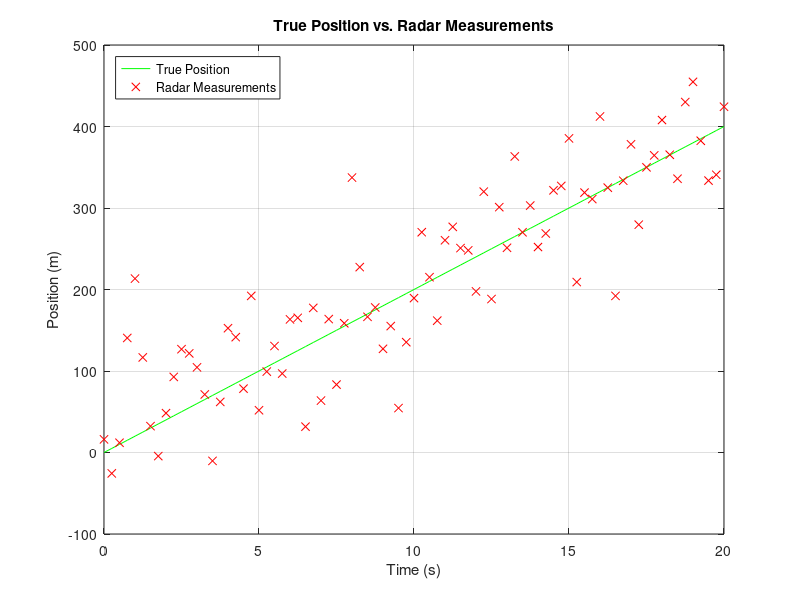
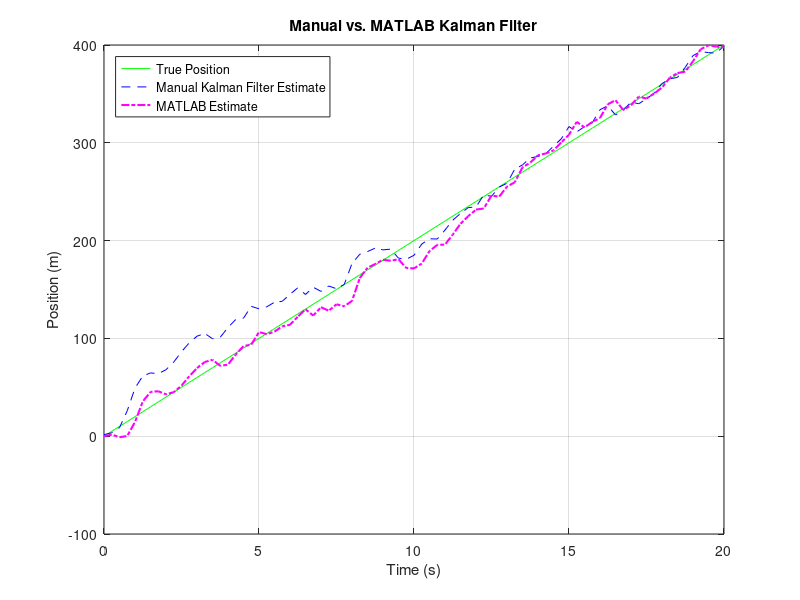
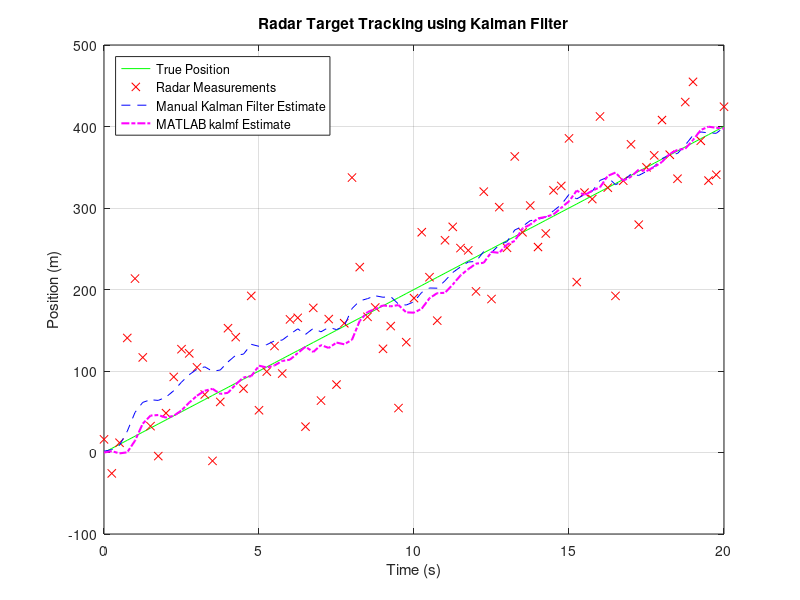

The MATLAB source for these figures, in order:
%% Title: Graduate Project 2 (Radar Signal Filtering)
%
% * Objective: The objective of this project is to generate a simple linear
%              equation of motion and have a kalman filter estimate its 
%              position based on noise measurements. A target is being
%              tracked traveling at a constant speed of 20 m/s and is
%              attempting to scramble its position. Through the use of a
%              kalman filter, the targets position can located based on
%              estimation. This serves as a fundamental demonstration of
%              how a kalman filter works to extract the location of its
%              picked target. 
%              
% * Name: John Schatzel
% 
% * Date: 4/30/2025
% * Course: ECEN 5830

close all
clc
clear all

%% Data Section
dt = 0.25;                        % sampling interval, smaller dt = better filter tracking
t = 0:dt:20;                      % timing vector
initial_position = 0;             % initial position
velocity = 20;                    % 20 m/s constant velocity
mn = 50;           % standard deviation of measurement noise

%% Target motion equation and noise addition
% true state (constant velocity motion)
true_position = initial_position + velocity*t;

% simulate radar measurements
z = true_position + mn*randn(size(t)); % radar measurement vector

%% State Space Model Definition
% define state-space model

% value of '1' indicates that the new position/velocity depends 100% on the old position
% dt is the position over time
A = [1 dt; 0 1];                  % state transition matrix (position updated by velocity, velocity constant)

% value of '0' indicates there is nothing else controlling the position of
% the target over time
B = [0; 0];                       % control input matrix (no external control input)

% this indicates we are only measuring the position over time, not the
% velocity 
C = [1 0];                        % measurement matrix

% value set to '0' because there is no control input directly being passed
% to the output
D = 0;                            % direct transmission or feedthrough matrix

% value of '1' denotes there is slight disturbance in pos. and velo.
% higher variance than '1' = more disturbance
% value of '0' denotes there is no direct from pos. to velo. and vice versa
% noise covariance matrices
Q = [1 0; 0 1];               % process noise covariance (uncertainty in model dynamics)
R = mn^2;                     % measurement noise covariance (uncertainty in sensor measurements)

% create state-space system and Kalman filter
% NOTE: In the simulated system, B = [0; 0] and D = 0 because there is 
% no true control input.

% However, for Kalman filter design, we use B = eye(2) and D = zeros(1,2) 
% to model process noise entering the position and velocity states 
% independently.
sys = ss(A, eye(2), C, zeros(1,2), dt); % define system with separate noise inputs

%% MATLAB Kalman Filter Command
[kalmf, L, P] = kalman(sys, Q, R); % MATLAB generated kalman filter, 
% kalmf = Kalman filter system
% L = Kalman Gain (NOT DIRECTLY USED)
% P = Steady-state error covariance

% Simulate kalmf on radar measurements
[y, time, x_kalmf_estimates] = lsim(kalmf, z, t);
% y = output (NOT DIRECTLY USED)
% time = same timing vector as 't'
% x_kalmf_estimates = internal states at each time step

%% Manual Kalman Filter Implementation
% Initialize state and covariance
X_est = [0; 20];        % Initial position and velocity (STATE VECTOR)
P_est = P;             % Initial covariance estimate, used results from built-in filter to make the comparison fair (STATE COVARIANCE)

% Preallocate for storage
X_estimates = zeros(2, length(t));

% Portion followed example on MathWorks website
% kalman filter loop
for k = 1:length(t)
    % Measurement Update (Correction step)
    K = P_est * C' / (C * P_est * C' + R);    % Kalman Gain
    X_est = X_est + K * (z(k) - C * X_est);   % Corrected state
    P_est = (eye(2) - K * C) * P_est;         % Corrected covariance

    % Store corrected estimate
    X_estimates(:, k) = X_est;

    % Time Update (Prediction step)
    X_est = A * X_est;             % Predict next state
    P_est = A * P_est * A' + Q;    % Predict next covariance
end


%% Plots

% True Position vs. Noisy Measurements
figure
plot(t, true_position, 'g-', ...
     t, z, 'rx')

legend('True Position', 'Radar Measurements', 'location', 'northwest');
xlabel('Time (s)');
ylabel('Position (m)');
title('True Position vs. Radar Measurements');
grid on;

% Kalman Filter Plots Against True Position
figure;
plot(t, true_position, 'g-', ...
     t, X_estimates(1,:), 'b--', ...
     t, x_kalmf_estimates(:,1), 'm-.', 'LineWidth', 1.5);
legend('True Position', 'Manual Kalman Filter Estimate', 'MATLAB Estimate', 'location', 'northwest');
xlabel('Time (s)');
ylabel('Position (m)');
title('Manual vs. MATLAB Kalman Filter');
grid on;

% Kalman Filters vs. True Position vs. Noisy Measurements
figure;
plot(t, true_position, 'g-', ...
     t, z, 'rx', ...
     t, X_estimates(1,:), 'b--', ...
     t, x_kalmf_estimates(:,1), 'm-.', 'LineWidth', 1.5);
legend('True Position', 'Radar Measurements', 'Manual Kalman Filter Estimate', 'MATLAB kalmf Estimate', 'location', 'northwest');
xlabel('Time (s)');
ylabel('Position (m)');
title('Radar Target Tracking using Kalman Filter');
grid on;

%% Kalman Filter Accuracy Checks
% Extract position estimates
man_est   = X_estimates(1,:).';        % Manual KF position (Nx1)
kalmf_est = x_kalmf_estimates(:,1);    % MATLAB kalmf position (Nx1)
truth     = true_position(:);          % True position (Nx1)

% MAPE: Mean Absolute Percentage Error
% ACC: Accuracy

% Mask out zero values in truth to avoid divide-by-zero in MAPE
mask = truth ~= 0;

% Manual KF metrics
MAPE_manual = mean(abs((man_est(mask) - truth(mask)) ./ truth(mask))) * 100;
ACC_manual  = 100 - MAPE_manual;

% MATLAB kalmf metrics
MAPE_kalmf = mean(abs((kalmf_est(mask) - truth(mask)) ./ truth(mask))) * 100;
ACC_kalmf  = 100 - MAPE_kalmf;

% Print results
fprintf('Manual Kalman Filter: \nMAPE: %.2f%% \nAccuracy: %.2f%%\n', MAPE_manual, ACC_manual);
fprintf('\nMATLAB kalmf Command: \nMAPE: %.2f%% \nAccuracy: %.2f%%\n', MAPE_kalmf, ACC_kalmf);
